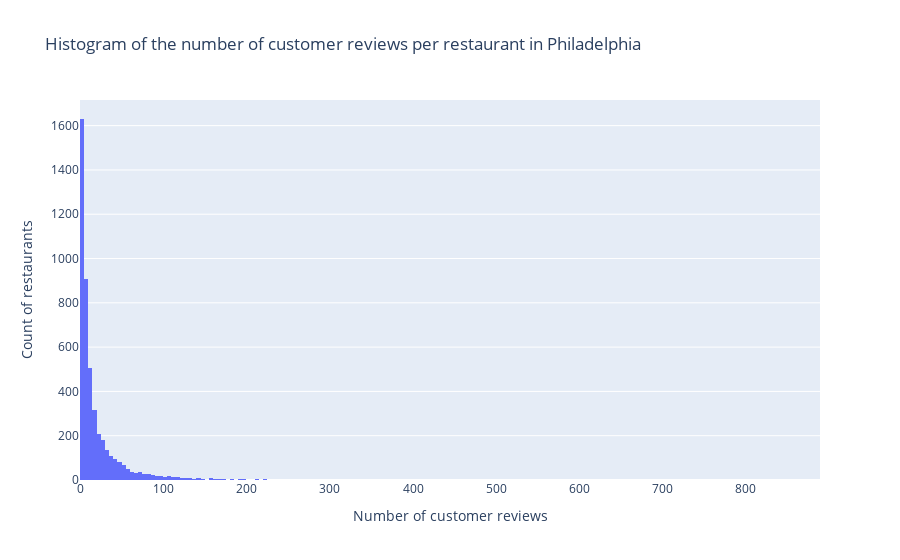

Source (notebook cell):
### Markdown cell above
## Exploring the restaurant reviews data

Now that we have extracted the restaurant review data in Philadelphia, let's start by some exploratory data analysis (EDA) to make sense of the data and (hopefully) find some inspirations of what advice can be given to the business owner. 

### How often are restaurants reviewed by customers?

To begin with, how often is each restaurant reviewed by customers in Philly? The histogram below indicates that very few restaurants have received more than 30 reviews. 

<!-- Some EDAs
1. Distribution of the count of reviews per resto
2. 
-->

<!-- Some ideas of the analysis: 
1. Use embeddings on reviews and categories and then run LSA to summarise them as "themes" (e.g., what is a review about in terms of food, service etc.? How can we group many categories into one based on their similarity?) 
2. Analyse how the themes are related to rating to understand what customers like/ don't like about
-->

### Code cell
# Number of reviews per restaurant
review_counts = resto_reviews_philly["name"].value_counts()

fig = px.histogram(review_counts, 
                   title = " Histogram of the number of customer reviews per restaurant in Philadelphia")

fig.update_layout(xaxis_title = "Number of customer reviews", 
                  yaxis_title = "Count of restaurants", 
                  showlegend = False)

fig.show()

### Figure 1 — Plotly figure (JSON) as saved in the notebook; plotly's stock layout.template omitted (floating-point values rounded to 4 significant figures; data arrays with more than 128 entries replaced by an {"elided": "..."} marker saying what was removed)
{"data": [{"alignmentgroup": "True", "bingroup": "x", "hovertemplate": "variable=count<br>value=%{x}<br>count=%{y}<extra></extra>", "legendgroup": "count", "marker": {"color": "#636efa", "pattern": {"shape": ""}}, "name": "count", "offsetgroup": "count", "orientation": "v", "showlegend": true, "type": "histogram", "x": {"elided": "4691 int values"}, "xaxis": "x", "yaxis": "y"}], "layout": {"barmode": "relative", "legend": {"title": {"text": "variable"}, "tracegroupgap": 0}, "showlegend": false, "title": {"text": " Histogram of the number of customer reviews per restaurant in Philadelphia"}, "xaxis": {"anchor": "y", "domain": [0, 1], "title": {"text": "Number of customer reviews"}}, "yaxis": {"anchor": "x", "domain": [0, 1], "title": {"text": "Count of restaurants"}}}}
